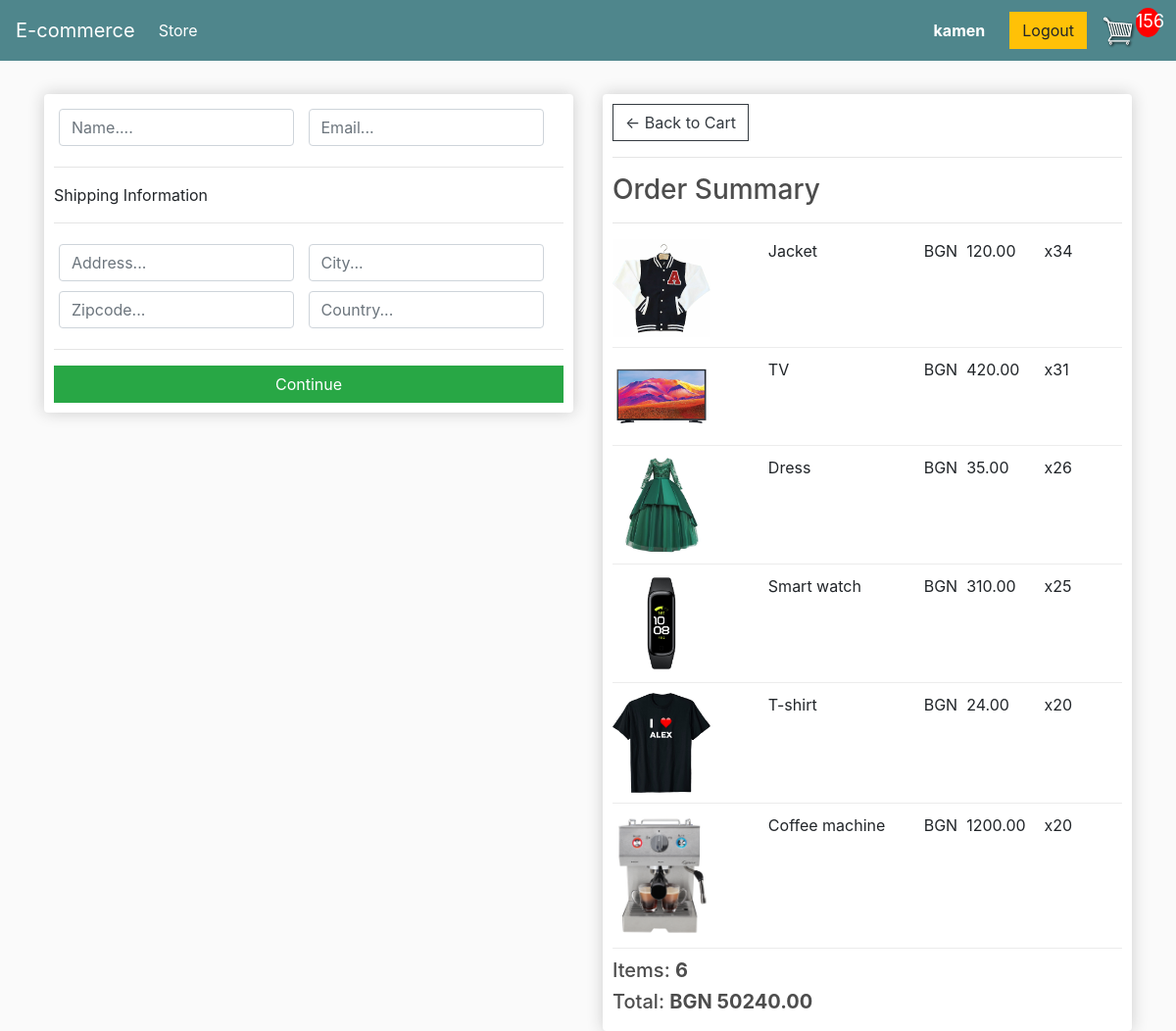
Screenshot of /checkout/ (signed in) with the database file from the repository.
### ecommerce/store/models.py (models this page shows, shortened)
class Customer(models.Model):
    user = models.OneToOneField(User, on_delete=models.CASCADE)
    name = models.CharField(max_length=40, blank=True, null=True)
    email = models.EmailField(blank=True, null=True)

class Order(models.Model):
    customer = models.ForeignKey(Customer, on_delete=models.SET_NULL, null=True)
    date_ordered = models.DateTimeField(auto_now_add=True)
    complete = models.BooleanField(default=False)
    transaction_id = models.CharField(max_length=20, null=True, blank=True)
    @property
    def total_order_price(self):
        result = 0
        items = self.orderitem_set.all()
        for item in items:
            result += item.total_price
        return result

class OrderItem(models.Model):
    product = models.ForeignKey(Product, on_delete=models.DO_NOTHING)
    order = models.ForeignKey(Order, on_delete=models.CASCADE)
    quantity = models.IntegerField(default=0)
    data_added = models.DateTimeField(auto_now_add=True)
    @property
    def total_price(self):
        result = self.quantity*self.product.price
        return result

class Product(models.Model):
    name = models.CharField(max_length=20)
    price = models.FloatField()
    category = models.ForeignKey(Category, on_delete=models.CASCADE)
    image = models.ImageField(upload_to='static/images/', blank=True, null=True)
    description = models.TextField(max_length=400, null=True, blank=True)

### ecommerce/store/views.py (the view)
# urls.py: path('checkout/', checkout, name='checkout'),
def checkout(request):
    if request.user.is_authenticated:
        customer = request.user.customer
        order, created = Order.objects.get_or_create(customer=customer, complete=False)
        items = order.orderitem_set.all()
    else:
        order = None
        items = []
    context = {
        'items': items,
        'order': order,
    }
    return render(request, 'checkout.html', context)

### ecommerce/store/templatetags/tags.py (called while the page is built)
@register.simple_tag
def total_order_items(request):
    result = 0
    if not request.user.is_authenticated:
        return result
    try:
        customer = request.user.customer
    except:
        return result
    order, created = Order.objects.get_or_create(customer=customer, complete=False)
    items = order.orderitem_set.all()
    if items:
        for item in items:
            result += item.quantity
    return result

### ecommerce/store/templates/checkout.html (shortened to what this page needs)
{% extends 'main.html' %}
{% load static %}
{% block content %}
    <div class="row">
        <div class="col-lg-6">
            <div class="box-element" id="form-wrapper">
                <form>
                    <div id="user-info">
                        <div class="form-field">
                            <input required class="form-control" type="text" name="name" placeholder="Name....">
                        </div>
                        <div class="form-field">
                            <input required class="form-control" type="email" name="email" placeholder="Email...">
                        </div>
                    </div>
                    <div id="shipping info">
                        <hr>
                        <p>Shipping Information</p>
                        <hr>
                        <div class="form-field">
                            <input class="form-control" type="text" name="address" placeholder="Address...">
                        </div>
                        <div class="form-field">
                            <input class="form-control" type="text" name="city" placeholder="City...">
                        </div>
                        <div class="form-field">
                            <input class="form-control" type="text" name="zipcode" placeholder="Zipcode...">
                        </div>
                        <div class="form-field">
                            <input class="form-control" type="text" name="country" placeholder="Country...">
                        </div>
                    </div>
                    <hr>
                    <input id="form-button" class="btn btn-success btn-block" type="submit" value="Continue">
                </form>
            </div>
            <br>
        </div>
         <div class="col-lg-6">
            <div class="box-element">
                <a class="btn btn-outline-dark" href="{% url 'cart' %}">&#x2190; Back to Cart</a>
                <hr>
                <h3>Order Summary</h3>
                <hr>
                {% for item in items %}
                    <div class="cart-row">
                        <div style="flex: 2"><img class="row-image" src="{{item.product.image.url}}"></div>
                        <div style="flex: 2"><p>{{ item.product.name }}</p></div>
                        <p>BGN&nbsp;&nbsp;</p>
                        <div style="flex: 1"><p>{{ item.product.price|floatformat:2 }}</p></div>
                        <div style="flex: 1"><p>x{{ item.quantity }}</p></div>
                    </div>
                {% endfor %}
                <h5>Items:  <strong>{{ items|length }}</strong></h5>
                <h5>Total:  <strong>BGN {{ order.total_order_price|floatformat:2 }}</strong></h5>
            </div>
        </div>
    </div>
{% endblock %}

### templates/main.html (shortened to what this page needs)
{% load tags %}
<!DOCTYPE html>
{% load static %}
<html>
    <head>
        <link rel="stylesheet" href="https://stackpath.bootstrapcdn.com/bootstrap/4.4.1/css/bootstrap.min.css"
>
        <link rel="stylesheet" type="text/css" href="{% static 'css/main.css' %}">
     </head>
     <body>
     <nav class="navbar navbar-expand-lg navbar-dark bg-dark">
         <a class="navbar-brand" href="{% url 'store' %}">E-commerce</a>
         <div class="collapse navbar-collapse" id="navbarSupportedContent">
             <ul class="navbar-nav mr-auto">
                 <li class="nav-item active">
                     <a class="nav-link" href="{% url 'store' %}">Store <span class="sr-only">(current)</span></a>
                 </li>
             </ul>
         </div>
         <div class="form-inline my-2 my-lg-0">
             <strong style="color: white; margin-right: 25px">{{ user }}</strong>
             {% if not user.is_authenticated %}
                <a href="{% url 'login' %}" class="btn btn-warning">Login</a>
             {% elif user.is_authenticated %}
                 <a href="{% url 'logout' %}" class="btn btn-warning">Logout</a>
             {% endif %}
             <a href="{% url 'cart' %}">
                 <img id="cart-icon" src="{% static 'images/cart.png' %}" alt="No Image">
             </a>
             <p id="cart-total">{% total_order_items request %}</p>
         </div>
     </nav>
             <div class="container">
                    <br>
                    {% block content %}
                     {% endblock content %}
             </div>
     </body>
</html>

### static/css/main.css (style rules this page uses)
body { background-color: hsl(0, 0%, 98%); }
h1,h2,h3,h4,h5,h6 { color:hsl(0, 0%, 30%); }
.box-element { box-shadow:hsl(0, 0%, 80%) 0 0 16px; background-color: #fff; border-radius: 4px; padding: 10px; }
.bg-dark { background-color: #4f868c!important; }
#cart-icon { width:35px; display: inline-block; margin-left: 15px; }
#cart-total { display: block; text-align: center; color:#fff; background-color: red; width: 25px; height: 30px; border-radius: 50%; font-size: 18px; }
.col-lg-4, .col-lg-6, .col-lg-8, .col-lg-12 { margin-top: 10px; }
.btn { border-radius: 0; }
.row-image { width: 100px; }
.form-field { width:250px; display: inline-block; padding: 5px; }
.cart-row { display: flex; align-items: flex-stretch; padding-bottom: 10px; margin-bottom: 10px; border-bottom: 1px solid #ececec; }

### rows the page displays
OrderItem: product.image (picture), product.name "Jacket", product.price "120.00", quantity "34"
OrderItem: product.image (picture), product.name "TV", product.price "420.00", quantity "31"
OrderItem: product.image (picture), product.name "Dress", product.price "35.00", quantity "26"
OrderItem: product.image (picture), product.name "Smart watch", product.price "310.00", quantity "25"
OrderItem: product.image (picture), product.name "T-shirt", product.price "24.00", quantity "20"
OrderItem: product.image (picture), product.name "Coffee machine", product.price "1200.00", quantity "20"
Order: total_order_price "50240.00"

### other values shown
{{ user }} "kamen"
{{ items|length }} "6"
